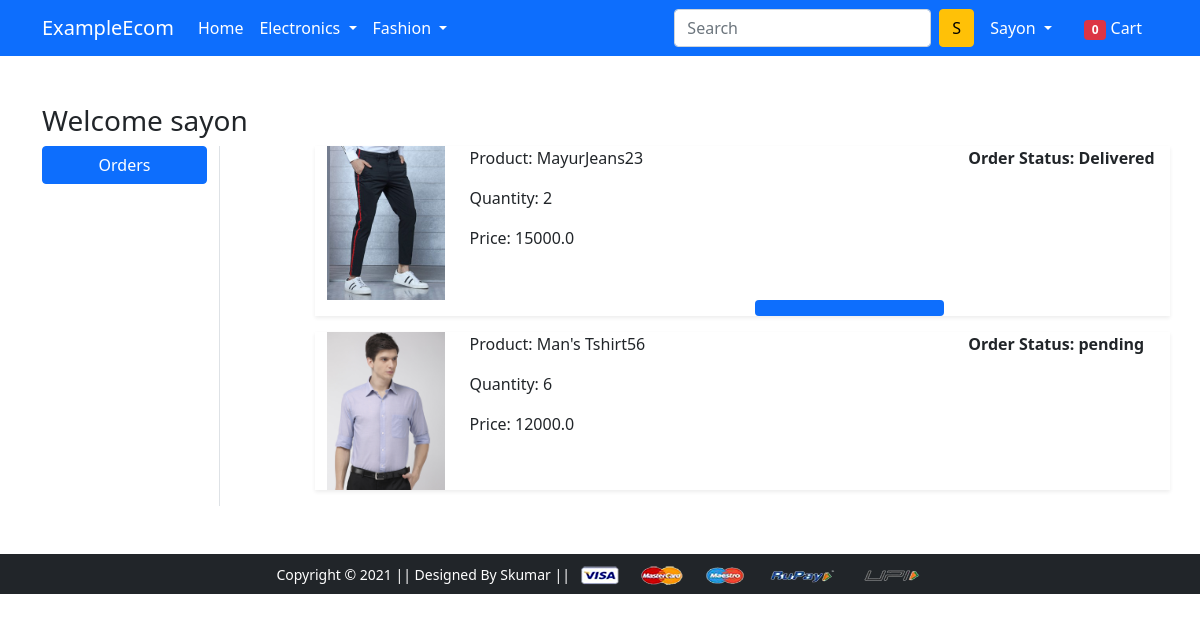
Page /orders/ (signed in) on the committed database.
### app/models.py (models this page shows, shortened)
class OrderPlaced(models.Model):
    user = models.ForeignKey(User, on_delete=models.CASCADE)
    customer = models.ForeignKey(Customer, on_delete=models.CASCADE)
    product = models.ForeignKey(Product, on_delete=models.CASCADE)
    quantity = models.PositiveIntegerField(default=1)
    ordered_date = models.DateTimeField(auto_now_add=True)
    status =  models.CharField(max_length=50, choices=STATUS_CHOICES, default='pending')
    @property
    def total_cost(self):
        return self.quantity * self.product.discounted_price

class Product(models.Model):
    title = models.CharField(max_length=100)
    selling_price = models.FloatField()
    discounted_price = models.FloatField()
    description = models.TextField()
    brand = models.CharField(max_length=500)
    category = models.CharField(choices=CATEGORY_CHOICES, max_length=2)
    product_image = models.ImageField(upload_to='productimg')

### app/views.py (the view)
# urls.py: path('orders/', views.orders, name='orders'),
@login_required
def orders(request):
    totalitem = 0
    if request.user.is_authenticated:
        totalitem = len(Cart.objects.filter(user=request.user))
    op = OrderPlaced.objects.filter(user=request.user)
    if op:
        return render(request, 'app/orders.html', {"order_placed":op, "totalitem":totalitem})
    else:
        return render(request, "app/Noorder.html")

### app/templates/app/orders.html (shortened to what this page needs)
{% extends 'app/base.html' %}
{% load static %}
{% block main-content %}
<div class="container my-5">
 <div class="row">
 <h3>Welcome <span class="text-capfirst">{{request.user}}</span></h3>
  <div class="col-sm-2 border-end">
   <ul class="list-unstyled">
    <li class="d-grid"><a href="{% url 'orders' %}" class="btn btn-primary">Orders</a></li>
   </ul>
  </div>
  <div class="col-sm-9 offset-sm-1">
  {% for op in order_placed %}
   <div class="row shadow-sm mb-3">
    <div class="col-sm-2">
    <img src="{{op.product.product_image.url}}" alt="" srcset="" class="img-fluid" height="150" width="150">
    </div>
    <div class="col-sm-7">
        <p>Product: {{op.product.title}}</p>
        <p>Quantity: {{op.quantity}}</p>
        <p>Price: {{op.total_cost}}</p>
    </div>
    <div class="col-sm-3 fw-bold">
        <p>Order Status: {{op.status}}
    </div>
    <div class="col-sm-3 fw-bold">
    </div>
    <div class="col-sm-3 fw-bold">
    </div>
    <div class="col-sm-3 fw-bold">
        {% if op.status == "Delivered" %}
            <div class="progress">
                <div class="progress-bar" role="progressbar" style="width: 100%" area-valuenow="100" aria-valuemin="0" aria-valuemax="100"></div>
            </div>
        {% endif %}
    </div>
    <div class="col-sm-3 fw-bold">
    </div>
   </div>
   {% endfor %}
  </div>
 </div>
</div>
{% endblock main-content %}

### app/templates/app/base.html (shortened to what this page needs)
<!doctype html>
{% load static %}
<html lang="en">
  <head>
    <link href="https://cdn.jsdelivr.net/npm/bootstrap@5.0.0-beta1/dist/css/bootstrap.min.css" rel="stylesheet">
    <link rel="stylesheet" href="{% static 'app/css/owl.carousel.min.css' %}">
    <link rel="stylesheet" href="{% static 'app/css/all.min.css' %}">
    <link rel="stylesheet" href="{% static 'app/css/style.css' %}">
  </head>
  <body>
    <nav class="navbar navbar-expand-lg navbar-dark bg-primary">
     <div class="container">
       <a class="navbar-brand" href="/">ExampleEcom</a>
       <div class="collapse navbar-collapse" id="navbarSupportedContent">
         <ul class="navbar-nav me-auto mb-2 mb-lg-0">
           <li class="nav-item">
             <a class="nav-link active" aria-current="page" href="/">Home</a>
           </li>
           <li class="nav-item dropdown">
             <a class="nav-link dropdown-toggle text-white" href="#" id="electronicsDropdown" role="button" data-bs-toggle="dropdown" aria-expanded="false">
               Electronics
             </a>
           </li>
           <li class="nav-item dropdown">
             <a class="nav-link dropdown-toggle text-white" href="#" id="fashionDropdown" role="button" data-bs-toggle="dropdown" aria-expanded="false">
               Fashion
             </a>
           </li>
         </ul>
         <form class="d-flex">
           <input class="form-control me-2" type="search" placeholder="Search" aria-label="Search">
           <button class="btn btn-warning" type="submit">S</button>
         </form>
         <div>
          <ul class="navbar-nav me-auto mb-2 mb-lg-0">
          {% if request.user.is_authenticated %}
           <li class="nav-item dropdown mx-2">
              <a class="nav-link dropdown-toggle text-white" href="#" id="profileDropdown" role="button" data-bs-toggle="dropdown" aria-expanded="false">
                {{request.user.username|capfirst}}
              </a>
            </li>
            <li class="nav-item mx-2">
             <a href="{% url 'showcart' %}" class="nav-link text-white"><span class="badge bg-danger">{{totalitem}}</span> Cart </a>
            </li>
          {% endif %}
          </ul>
         </div>
       </div>
     </div>
    </nav>
    {% block main-content %} {% endblock main-content %}
    <footer class="container-fluid bg-dark text-center p-2 mt-5">
        <small class="text-white">Copyright &copy; 2021 || Designed By Skumar || </small>
        <img src="{% static 'app/images/payment.png' %}" alt="" srcset="" class="img-fluid" height="2px">
    </footer>
  </body>
</html>

### rows in the picture
OrderPlaced: product.product_image (picture), product "MayurJeans23", quantity "2", total_cost "15000.0", status "Delivered"
OrderPlaced: product.product_image (picture), product "Man's Tshirt56", quantity "6", total_cost "12000.0", status "pending"

### other values in the picture
{{ request.user.username|capfirst }} "Sayon"
{{ totalitem }} "0"
{{ request.user }} "sayon"
